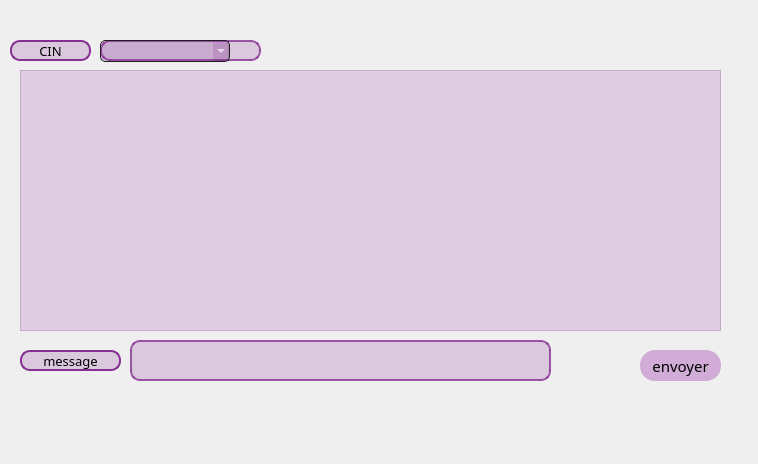
<?xml version="1.0" encoding="UTF-8"?>
<ui version="4.0">
 <class>Dialog_chat</class>
 <widget class="QDialog" name="Dialog_chat">
  <property name="geometry">
   <rect>
    <x>0</x>
    <y>0</y>
    <width>758</width>
    <height>464</height>
   </rect>
  </property>
  <property name="windowTitle">
   <string>Dialog</string>
  </property>
  <widget class="QLabel" name="label_CIN">
   <property name="geometry">
    <rect>
     <x>10</x>
     <y>40</y>
     <width>81</width>
     <height>21</height>
    </rect>
   </property>
   <property name="font">
    <font>
     <family>Montserrat Medium</family>
     <pointsize>10</pointsize>
    </font>
   </property>
   <property name="styleSheet">
    <string notr="true">background-color: rgba(134, 47, 147, 50);
	border: 2px solid rgb(134, 47, 147);
		border-radius: 10px;
</string>
   </property>
   <property name="text">
    <string>CIN</string>
   </property>
   <property name="alignment">
    <set>Qt::AlignCenter</set>
   </property>
  </widget>
  <widget class="QLineEdit" name="lineEdit_CIN">
   <property name="geometry">
    <rect>
     <x>100</x>
     <y>40</y>
     <width>161</width>
     <height>21</height>
    </rect>
   </property>
   <property name="styleSheet">
    <string notr="true">QLineEdit {
	background-color: rgba(134, 47, 147, 50);
		border: 2px solid rgba(134, 47, 147, 200);
			border-radius: 10px;
}
QLineEdit:hover {
	background-color: rgba(134, 47, 147, 50);
		border: 2px solid rgba(47, 127, 147, 200);
			border-radius: 10px;
}</string>
   </property>
  </widget>
  <widget class="QComboBox" name="comboBox_CIN">
   <property name="geometry">
    <rect>
     <x>100</x>
     <y>40</y>
     <width>130</width>
     <height>22</height>
    </rect>
   </property>
   <property name="styleSheet">
    <string notr="true">QComboBox
{
    subcontrol-origin: padding;
    subcontrol-position: top right;
    selection-background-color: #111;
    selection-color: yellow;
    color: white;
    background-color: rgba(134, 47, 147, 50);
    border-style: solid;
    border: 1px solid #1e1e1e;
    border-radius: 5;
    padding: 1px 0px 1px 20px;
}</string>
   </property>
  </widget>
  <widget class="QLineEdit" name="lineEdit_IDRecherche">
   <property name="geometry">
    <rect>
     <x>130</x>
     <y>340</y>
     <width>421</width>
     <height>41</height>
    </rect>
   </property>
   <property name="styleSheet">
    <string notr="true">QLineEdit {
	background-color: rgba(134, 47, 147, 50);
		border: 2px solid rgba(134, 47, 147, 200);
			border-radius: 10px;
}
QLineEdit:hover {
	background-color: rgba(134, 47, 147, 50);
		border: 2px solid rgba(47, 127, 147, 200);
			border-radius: 10px;
}</string>
   </property>
  </widget>
  <widget class="QLabel" name="label_message">
   <property name="geometry">
    <rect>
     <x>20</x>
     <y>350</y>
     <width>101</width>
     <height>21</height>
    </rect>
   </property>
   <property name="font">
    <font>
     <family>Montserrat Medium</family>
     <pointsize>10</pointsize>
    </font>
   </property>
   <property name="styleSheet">
    <string notr="true">background-color: rgba(134, 47, 147, 50);
	border: 2px solid rgb(134, 47, 147);
		border-radius: 10px;
</string>
   </property>
   <property name="text">
    <string>message</string>
   </property>
   <property name="alignment">
    <set>Qt::AlignCenter</set>
   </property>
  </widget>
  <widget class="QTableView" name="tableView_Personnel">
   <property name="geometry">
    <rect>
     <x>20</x>
     <y>70</y>
     <width>701</width>
     <height>261</height>
    </rect>
   </property>
   <property name="styleSheet">
    <string notr="true">background-color:rgba(199, 153, 207, 100);</string>
   </property>
  </widget>
  <widget class="QPushButton" name="pushButton_envoyer">
   <property name="geometry">
    <rect>
     <x>640</x>
     <y>350</y>
     <width>81</width>
     <height>31</height>
    </rect>
   </property>
   <property name="font">
    <font>
     <family>Montserrat SemiBold</family>
     <pointsize>11</pointsize>
    </font>
   </property>
   <property name="styleSheet">
    <string notr="true">QPushButton {
background-color: rgba(199, 153, 207, 200);
border-radius: 15px;
}
QPushButton:hover {
background-color: qlineargradient(spread:pad, x1:0, y1:0, x2:0, y2:1, stop:0 rgba(189, 96, 96, 200), stop:1 rgba(199, 153, 207, 200));
}</string>
   </property>
   <property name="text">
    <string>envoyer</string>
   </property>
  </widget>
  <widget class="QLabel" name="label_BGPersonnel">
   <property name="geometry">
    <rect>
     <x>-60</x>
     <y>-30</y>
     <width>1201</width>
     <height>1401</height>
    </rect>
   </property>
   <property name="styleSheet">
    <string notr="true">background-image: url(:/new/Image/Images/BGSponsoring.png);</string>
   </property>
   <property name="text">
    <string/>
   </property>
  </widget>
  <zorder>lineEdit_CIN</zorder>
  <zorder>label_BGPersonnel</zorder>
  <zorder>label_CIN</zorder>
  <zorder>comboBox_CIN</zorder>
  <zorder>lineEdit_IDRecherche</zorder>
  <zorder>label_message</zorder>
  <zorder>tableView_Personnel</zorder>
  <zorder>pushButton_envoyer</zorder>
 </widget>
 <resources/>
 <connections/>
</ui>
